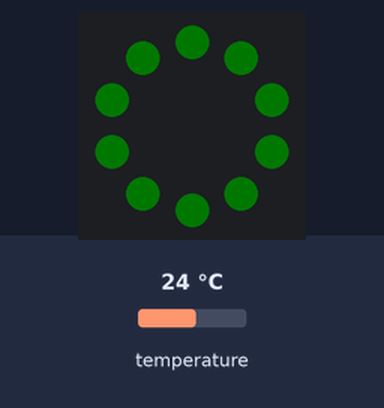
Recording of a program running on a simulated Circuit Playground running CircuitPython. Parts: the board's ring of 10 RGB LEDs (number 0 left of the top, counting anticlockwise). The inputs (shaded band) are chosen by the test bench; at power-on: temperature 24 °C. Dim RGB values are drawn brighter than linear.

Above: at 1.2 s.
1.3 s: temperature set to 12 °C
At 1.9 s:
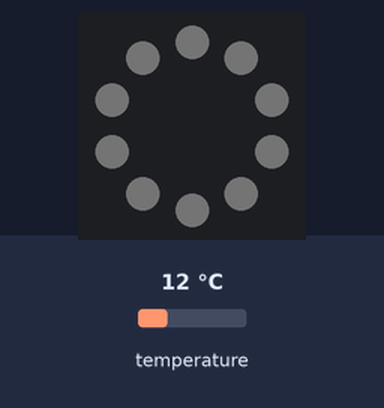
3.0 s: temperature set to 28 °C
At 3.9 s:
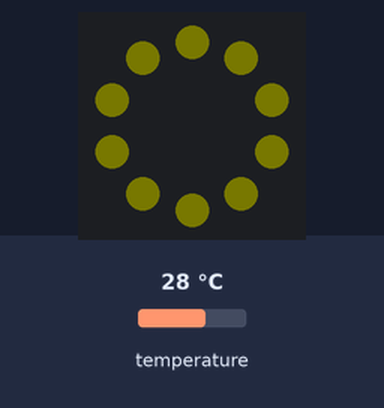
4.5 s: temperature set to 33 °C
At 5.7 s:
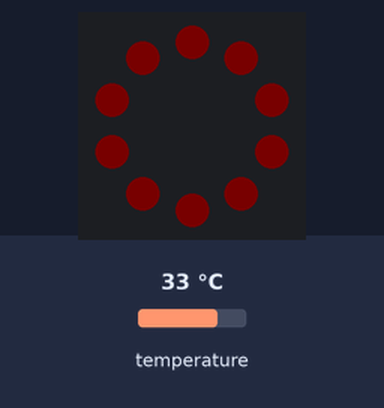
6.0 s: temperature set to 21 °C
At 6.6 s:
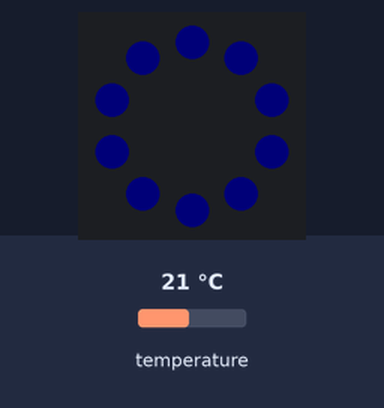
7.5 s: temperature set to 19 °C
At 8.5 s:
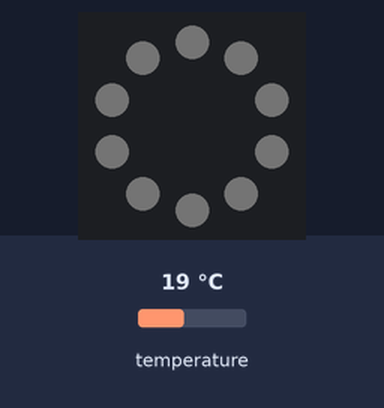
9.1 s: temperature set to 41 °C
At 10.5 s:
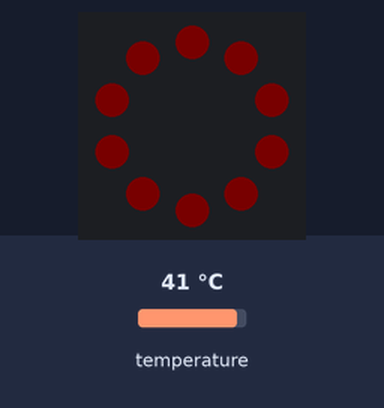
Timing chart, 0 to 11.6 s (numbered marks = the images above; inputs shaded):
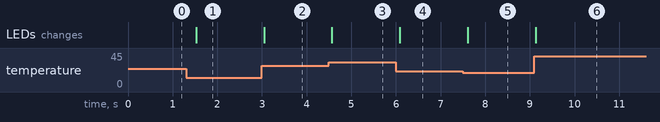

The program:

TempColdToHot.py
```python
import time
from adafruit_circuitplayground import cp

TONE_PIANO = False

cp.pixels.auto_write = False
cp.pixels.brightness = 0.01

RED = (255, 0, 0)
YELLOW = (255, 255, 0)
GREEN = (0, 255, 0)
BLUE = (0, 0, 255)
PURPLE = (153, 0, 255)
PINK = (255, 102, 255)
WHITE = (255, 255, 255)
GREY = (153, 153, 153)

while True:
    vTemp = cp.temperature
    for i in range(10):
        if vTemp <= 20:
            cp.pixels.fill(GREY)
        else:
            if vTemp <= 22:
                cp.pixels.fill(BLUE)
            else:
                if vTemp <= 24:
                    cp.pixels.fill(GREEN)
                else:
                    if vTemp <= 26:
                        cp.pixels.fill(PINK)
                    else:
                        if vTemp <= 28:
                            cp.pixels.fill(YELLOW)
                        else:
                            if vTemp > 28:
                                cp.pixels.fill(RED)
        cp.pixels.show()
        time.sleep(0.05)
```

Measured:
- after the input at 1.3 s, the LEDs: change after 0.22 s (image 1)
- after the input at 3.0 s, the LEDs: change after 0.05 s (image 2)
- after the input at 4.5 s, the LEDs: change after 0.07 s (image 3)
- after the input at 6.0 s, the LEDs: change after 0.09 s (image 4)
- after the input at 7.5 s, the LEDs: change after 0.11 s (image 5)
- after the input at 9.1 s, the LEDs: change at once (image 6)
